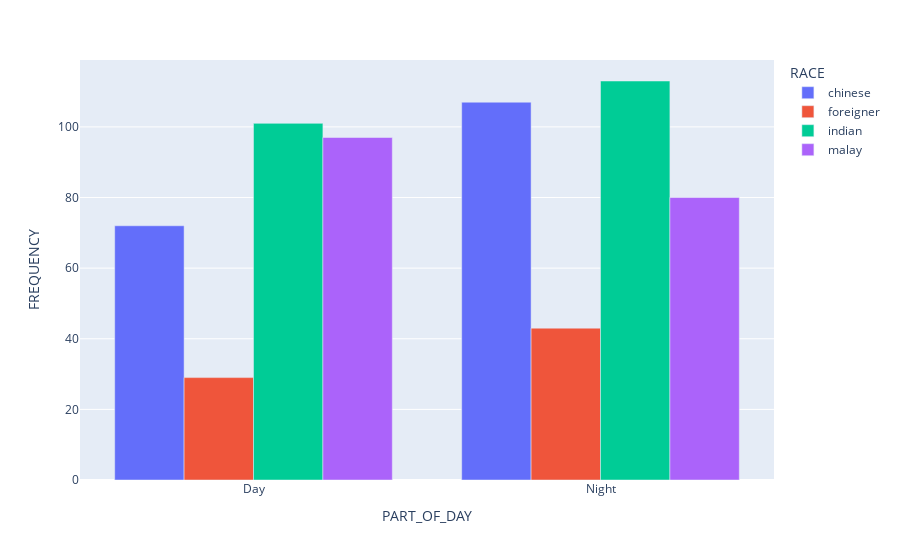

Here is the notebook cell this chart was saved with:
### Code cell
fig = px.bar(r_dn, x="PART_OF_DAY", y="FREQUENCY",
             color="RACE", hover_data=['FREQUENCY'],
             barmode = 'group')
   
fig.show()

### Figure 1 — Plotly figure (JSON) as saved in the notebook; plotly's stock layout.template omitted (floating-point values rounded to 4 significant figures)
{"data": [{"alignmentgroup": "True", "hovertemplate": "RACE=chinese<br>PART_OF_DAY=%{x}<br>FREQUENCY=%{y}<extra></extra>", "legendgroup": "chinese", "marker": {"color": "#636efa", "pattern": {"shape": ""}}, "name": "chinese", "offsetgroup": "chinese", "orientation": "v", "showlegend": true, "textposition": "auto", "type": "bar", "x": ["Day", "Night"], "xaxis": "x", "y": [72, 107], "yaxis": "y"}, {"alignmentgroup": "True", "hovertemplate": "RACE=foreigner <br>PART_OF_DAY=%{x}<br>FREQUENCY=%{y}<extra></extra>", "legendgroup": "foreigner ", "marker": {"color": "#EF553B", "pattern": {"shape": ""}}, "name": "foreigner ", "offsetgroup": "foreigner ", "orientation": "v", "showlegend": true, "textposition": "auto", "type": "bar", "x": ["Day", "Night"], "xaxis": "x", "y": [29, 43], "yaxis": "y"}, {"alignmentgroup": "True", "hovertemplate": "RACE=indian<br>PART_OF_DAY=%{x}<br>FREQUENCY=%{y}<extra></extra>", "legendgroup": "indian", "marker": {"color": "#00cc96", "pattern": {"shape": ""}}, "name": "indian", "offsetgroup": "indian", "orientation": "v", "showlegend": true, "textposition": "auto", "type": "bar", "x": ["Day", "Night"], "xaxis": "x", "y": [101, 113], "yaxis": "y"}, {"alignmentgroup": "True", "hovertemplate": "RACE=malay<br>PART_OF_DAY=%{x}<br>FREQUENCY=%{y}<extra></extra>", "legendgroup": "malay", "marker": {"color": "#ab63fa", "pattern": {"shape": ""}}, "name": "malay", "offsetgroup": "malay", "orientation": "v", "showlegend": true, "textposition": "auto", "type": "bar", "x": ["Day", "Night"], "xaxis": "x", "y": [97, 80], "yaxis": "y"}], "layout": {"barmode": "group", "legend": {"title": {"text": "RACE"}, "tracegroupgap": 0}, "margin": {"t": 60}, "xaxis": {"anchor": "y", "domain": [0, 1], "title": {"text": "PART_OF_DAY"}}, "yaxis": {"anchor": "x", "domain": [0, 1], "title": {"text": "FREQUENCY"}}}}
